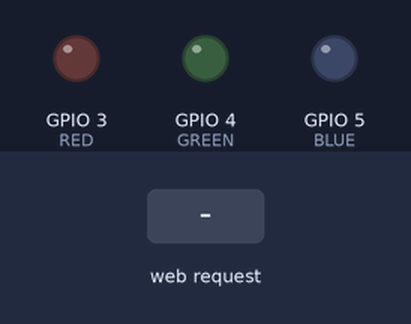
Bench run of a sketch on a simulated ESP32. On the bench: output pins drawn as LEDs (lit = HIGH). The test bench sets the inputs (shaded band). WiFi joins after 1.5 s; servers stay silent unless stated; what the sketch prints to the serial monitor is not drawn.

Above: at 2.8 s.
2.9 s: HTTP request GET /RON received
At 4.1 s:
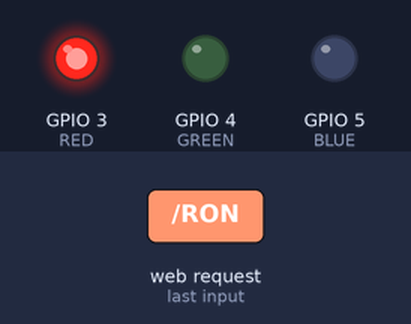
4.4 s: HTTP request GET /GON received
At 5.2 s:
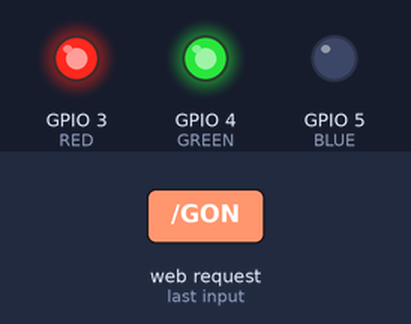
5.9 s: HTTP request GET /BON received
At 6.3 s:
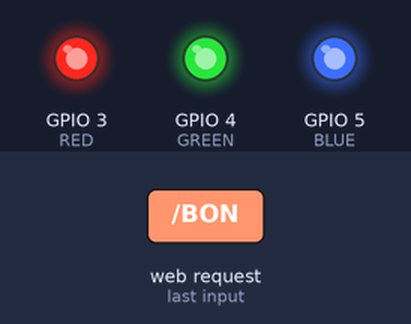
7.4 s: HTTP request GET /ROFF received
At 8.6 s:
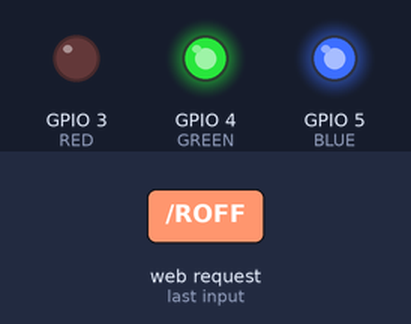
8.9 s: HTTP request GET /GOFF received
At 9.8 s:
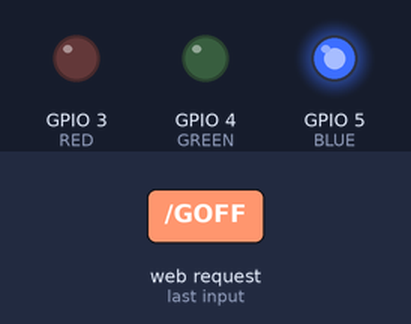
10.4 s: HTTP request GET /RON received
At 11.0 s:
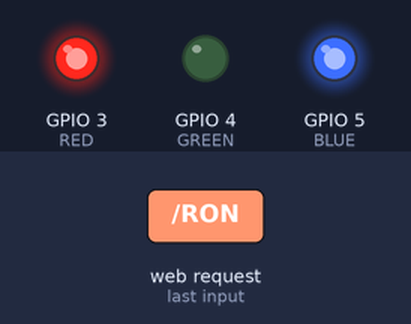
Timing chart, 0 to 12.9 s (numbered marks = the images above; inputs shaded):
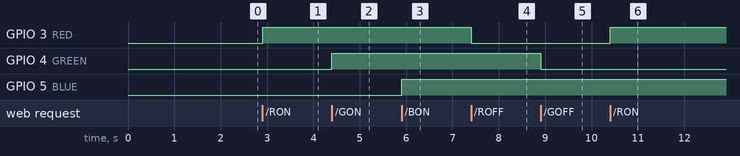

Measured:
- after the input at 2.9 s, GPIO 3 (RED): LOW → HIGH at once
- after the input at 4.4 s, GPIO 4 (GREEN): LOW → HIGH at once
- after the input at 5.9 s, GPIO 5 (BLUE): LOW → HIGH at once
- after the input at 7.4 s, GPIO 3 (RED): HIGH → LOW at once
- after the input at 8.9 s, GPIO 4 (GREEN): HIGH → LOW at once
- after the input at 10.4 s, GPIO 3 (RED): LOW → HIGH at once

The sketch:

ESP32-WEB-SERVER.ino
```cpp
#include <WiFi.h>
#define RED 3
#define GREEN 4
#define BLUE 5

const char* ssid     = "SUPERONLINE_Wi-Fi_3C40";
const char* password = "BWZkVACS3Q";

WiFiServer server(80);

void setup()
{
    Serial.begin(115200);
    pinMode(RED,OUTPUT);
    pinMode(GREEN,OUTPUT);
    pinMode(BLUE,OUTPUT);
    delay(100);

    // We start by connecting to a WiFi network

    Serial.println();
    Serial.println();
    Serial.print("Connecting to ");
    Serial.println(ssid);

    WiFi.begin(ssid, password);

    while (WiFi.status() != WL_CONNECTED) {
        delay(500);
        Serial.print(".");
    }

    Serial.println("");
    Serial.println("WiFi connected.");
    Serial.println("IP address: ");
    Serial.println(WiFi.localIP());
    server.begin();

}

void loop(){
 WiFiClient client = server.available();

  if (client) {
    Serial.println("New Client.");
    String currentLine = "";
    while (client.connected()) {
      if (client.available()) {

        char c = client.read();
        Serial.write(c);
        if (c == '\n') {
          if (currentLine.length() == 0) {
            client.println("HTTP/1.1 200 OK");
            client.println("Content-type:text/html");
            client.println();
            client.print("RED COLOR  <a href=\"/RON\"> CLICK </a> LED ON.<br>");
            client.print("RED COLOR <a href=\"/ROFF\"> CLICK </a> LED OFF.<br>");

            client.print("GREEN COLOR <a href=\"/GON\"> CLICK </a> LED ON.<br>");
            client.print("GREEN COLOR <a href=\"/GOFF\"> CLICK </a> LED OFF.<br>");

            client.print("BLUE COLOR <a href=\"/BON\"> CLICK </a> LED ON.<br>");
            client.print("BLUE COLOR <a href=\"/BOFF\"> CLICK </a> LED OFF.<br>");


            client.println();
            break;
          } else {
            currentLine = "";
          }
        } else if (c != '\r') {
          currentLine += c;
        }
        if (currentLine.endsWith("GET /RON")) {
          digitalWrite(RED, HIGH);
        }
        if (currentLine.endsWith("GET /GON")) {
          digitalWrite(GREEN, HIGH);
        }
        if (currentLine.endsWith("GET /BON")) {
          digitalWrite(BLUE, HIGH);
        }


        if (currentLine.endsWith("GET /ROFF")) {
          digitalWrite(RED, LOW);
        }
        if (currentLine.endsWith("GET /GOFF")) {
          digitalWrite(GREEN, LOW);
        }
        if (currentLine.endsWith("GET /BOFF")) {
          digitalWrite(BLUE, LOW);
        }

      }
    }


    //client.stop();
    //Serial.println("Client Disconnected.");
  }
}
```
